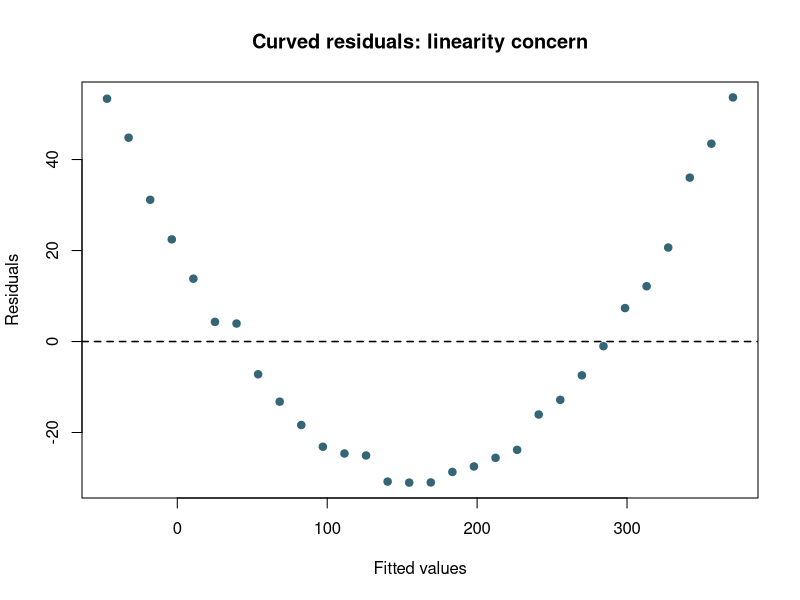
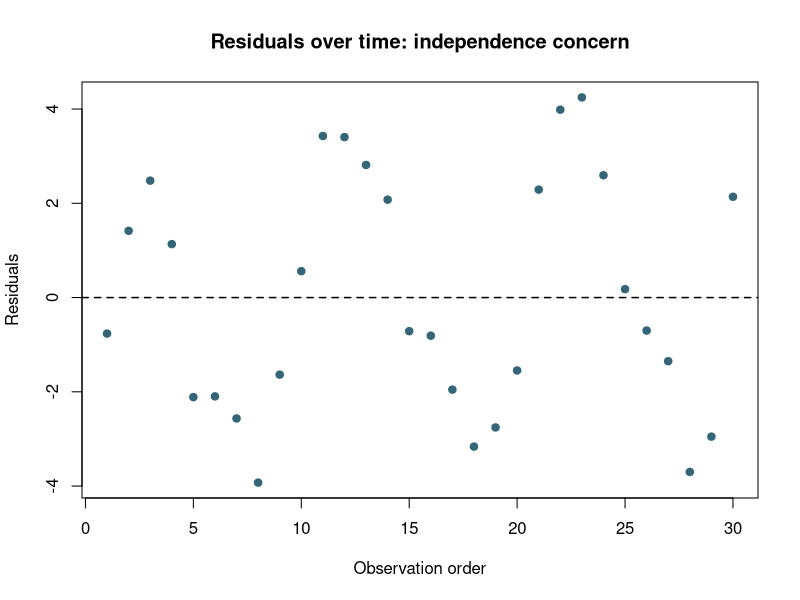
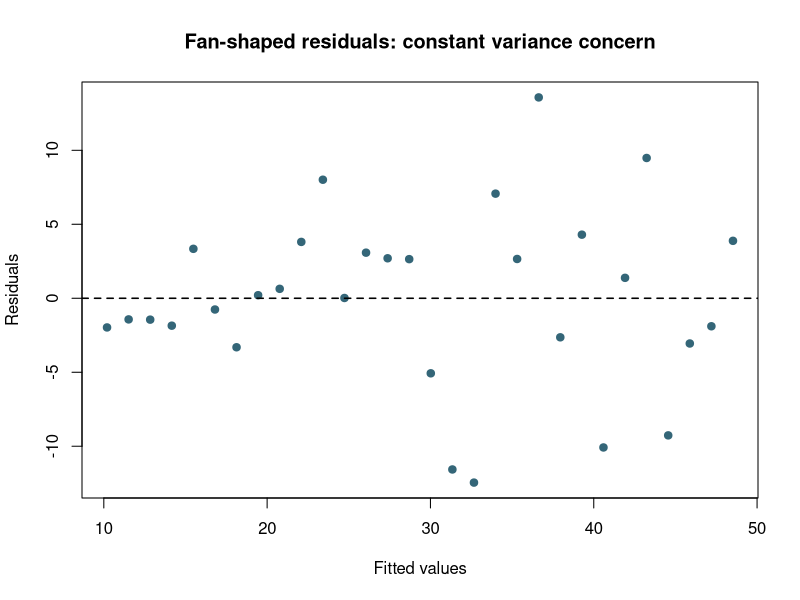
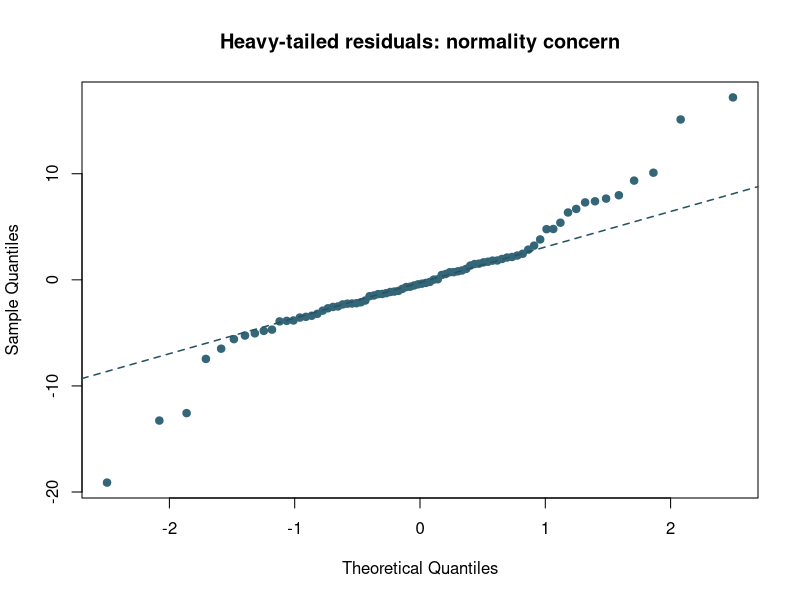
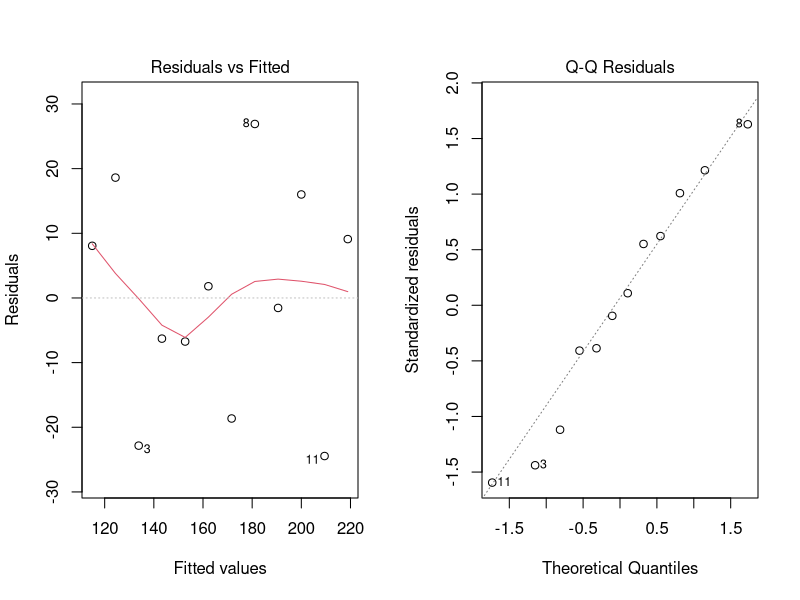
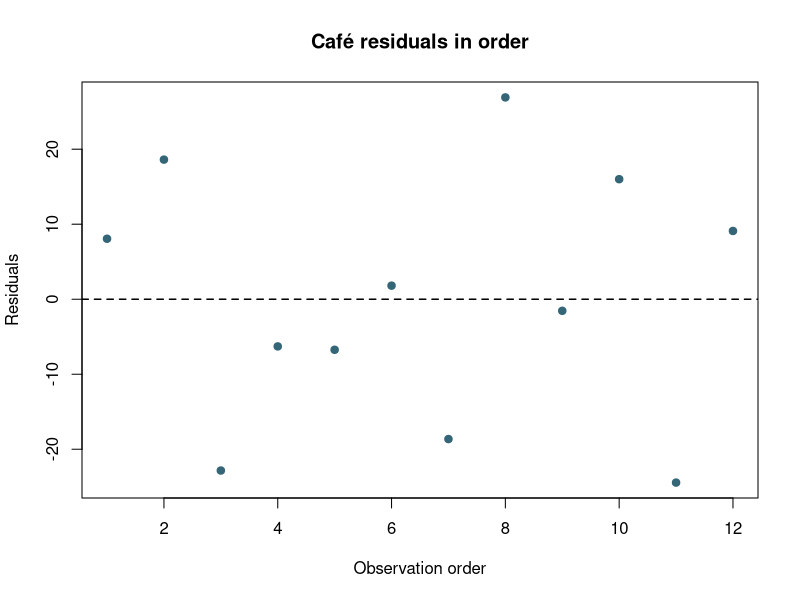

Reproduce these figures in R, in order.
## ---- chunk 1
knitr::opts_chunk$set(
  echo = TRUE,
  message = FALSE,
  warning = FALSE,
  comment = "",
  collapse = TRUE,
  fig.align = "center",
  fig.width = 6.5,
  fig.height = 4,
  fig.retina = 2
)
## ---- chunk 2
# Simulate data with a curved relationship but fit a straight line.
set.seed(3901)
x <- 1:30
y <- 5 + 2 * x + 0.4 * x^2 + rnorm(30, 0, 1.5)
m <- lm(y ~ x)

# Plot residuals versus fitted values.
plot(
  fitted(m),
  resid(m),
  xlab = "Fitted values",
  ylab = "Residuals",
  main = "Curved residuals: linearity concern",
  pch = 19,
  col = "#346678"
)
abline(h = 0, lty = 2, lwd = 1.5)
## ---- chunk 3
# Simulate residuals that follow a repeating pattern over time.
set.seed(3902)
order_index <- 1:30
y <- 10 + 1.2 * order_index +
  3 * sin(2 * pi * order_index / 10) +
  rnorm(30, 0, 0.8)
m <- lm(y ~ order_index)

plot(
  order_index,
  resid(m),
  xlab = "Observation order",
  ylab = "Residuals",
  main = "Residuals over time: independence concern",
  pch = 19,
  col = "#346678"
)
abline(h = 0, lty = 2, lwd = 1.5)
## ---- chunk 4
# Simulate data where the spread increases with the predictor.
set.seed(3903)
x <- 1:30
y <- 8 + 1.5 * x + rnorm(30, 0, 0.4 + 0.35 * x)
m <- lm(y ~ x)

plot(
  fitted(m),
  resid(m),
  xlab = "Fitted values",
  ylab = "Residuals",
  main = "Fan-shaped residuals: constant variance concern",
  pch = 19,
  col = "#346678"
)
abline(h = 0, lty = 2, lwd = 1.5)
## ---- chunk 5
# Simulate data with heavy-tailed errors.
set.seed(3904)
x <- 1:80
y <- 15 + 2 * x + rt(80, df = 2) * 3
m <- lm(y ~ x)

qqnorm(
  resid(m),
  main = "Heavy-tailed residuals: normality concern",
  pch = 19,
  col = "#346678"
)
qqline(resid(m), lty = 2, lwd = 1.5, col = "#245364")
## ---- chunk 6
# Daily high temperature and iced coffee sales.
temp <- c(18, 20, 22, 24, 26, 28, 30, 32, 34, 36, 38, 40)
sales <- c(123, 143, 111, 137, 146, 164, 153, 208, 189, 216, 185, 228)

# Fit the regression model.
model <- lm(sales ~ temp)

# Set up a two-panel plot.
par(mfrow = c(1, 2))

# Residuals versus fitted values.
plot(model, which = 1)

# Normal Q-Q plot.
plot(model, which = 2)

# Reset the plotting layout.
par(mfrow = c(1, 1))
## ---- chunk 7
# Plot residuals against observation order for the café model.
plot(
  1:length(resid(model)),
  resid(model),
  xlab = "Observation order",
  ylab = "Residuals",
  main = "Café residuals in order",
  pch = 19,
  col = "#346678"
)
abline(h = 0, lty = 2, lwd = 1.5)
